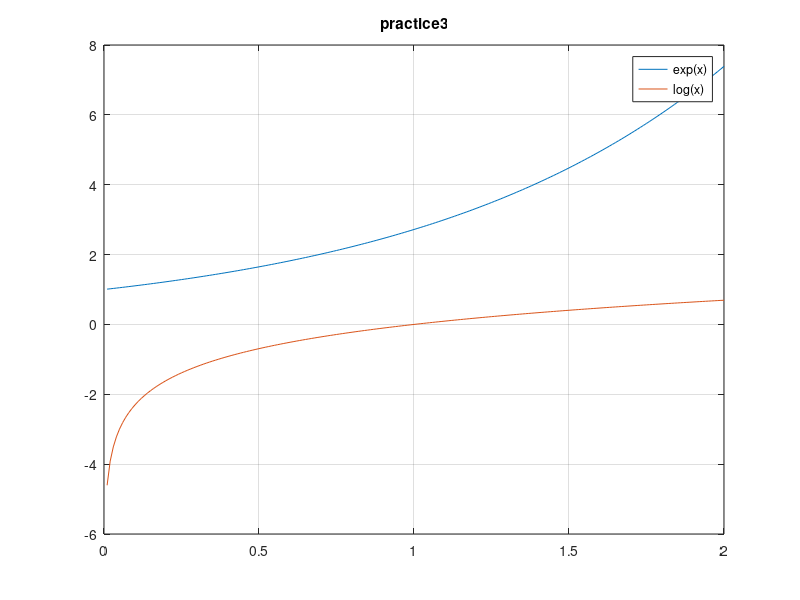

This chart was generated by the following MATLAB code: (Note: this script raises an error after producing the figure.)
close all
x = [0.01:0.01:2];
y = exp(x);
z = log(x);

plot(x,y)
hold on
plot(x,z)
legend('exp(x)','log(x)')
grid on
title('practice3')
xlabel('x','b')
ylabel('y','r')
axis([0 2 -4 7])
